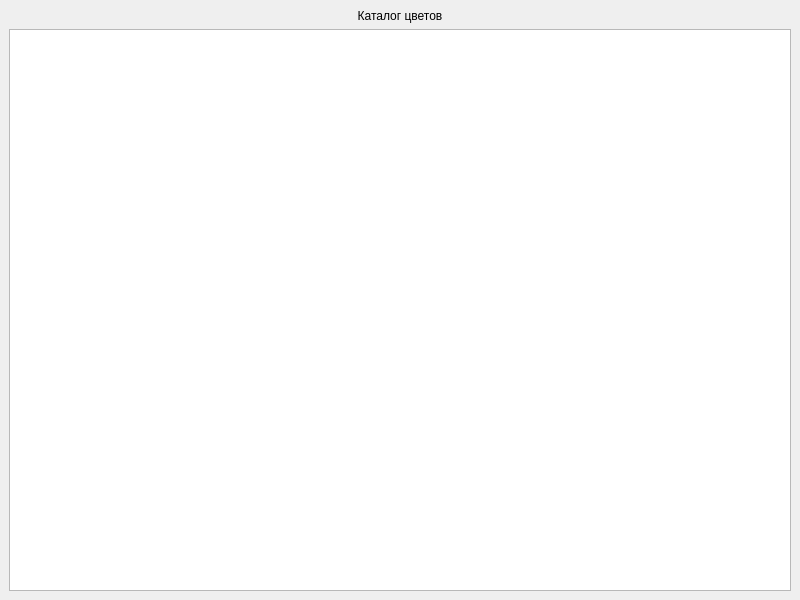
<?xml version="1.0" encoding="UTF-8"?>
<ui version="4.0">
 <class>MainWindow</class>
 <widget class="QMainWindow" name="MainWindow">
  <property name="geometry">
   <rect>
    <x>0</x>
    <y>0</y>
    <width>800</width>
    <height>600</height>
   </rect>
  </property>
  <property name="windowTitle">
   <string>Цветочный магазин</string>
  </property>
  <widget class="QWidget" name="centralwidget">
   <layout class="QVBoxLayout" name="verticalLayout">
    <item>
     <widget class="QLabel" name="label">
      <property name="text">
       <string>Каталог цветов</string>
      </property>
      <property name="alignment">
       <set>Qt::AlignmentFlag::AlignCenter</set>
      </property>
     </widget>
    </item>
    <item>
     <widget class="QTableWidget" name="table"/>
    </item>
   </layout>
  </widget>
 </widget>
 <resources/>
 <connections/>
</ui>
